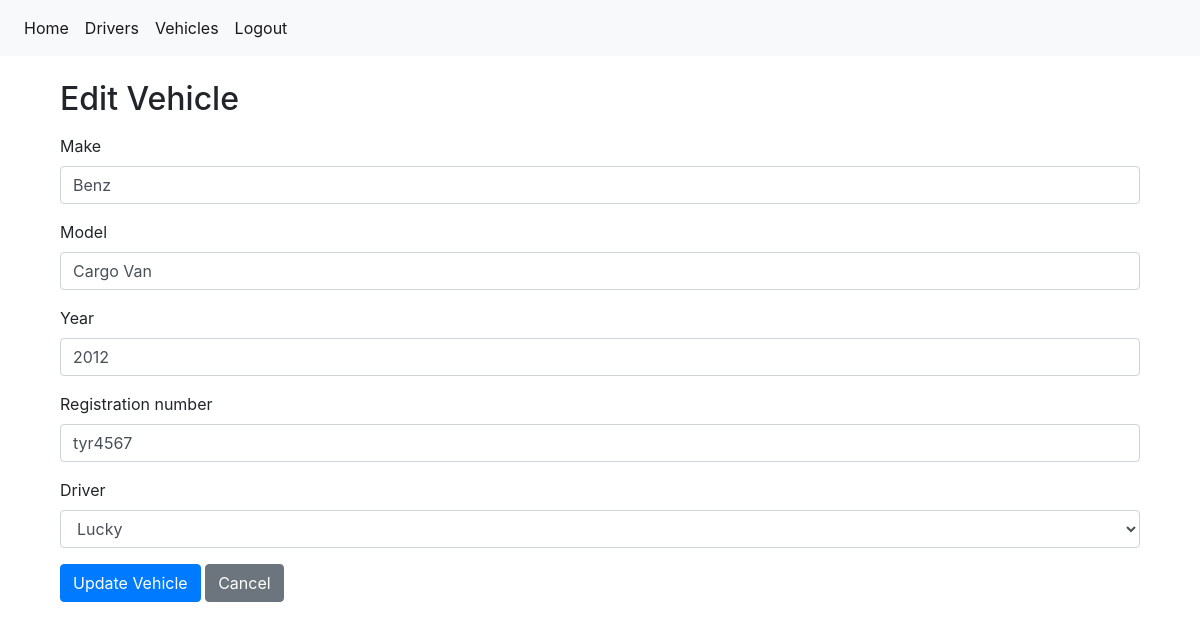
/vehicles/vehicles/2/edit/ (signed in), run on the app's committed database.
### vehicles/models.py (models this page shows, shortened)
class Vehicle(models.Model):
    make = models.CharField(max_length=100)
    model = models.CharField(max_length=100)
    year = models.IntegerField()
    registration_number = models.CharField(max_length=50)
    driver = models.ForeignKey(Driver, on_delete=models.SET_NULL, null=True)

### vehicles/views.py (the view)
# urls.py: path("vehicles/<int:id>/edit/", views.vehicle_update, name="vehicle_update"),
def vehicle_update(request, id):
    vehicle = Vehicle.objects.get(id=id)
    form = VehicleForm(request.POST or None, instance=vehicle)
    if form.is_valid():
        form.save()
        return redirect("vehicle_list")
    return render(
        request, "vehicles/vehicle_form.html", {"form": form, "vehicle": vehicle}
    )

### vehicles/forms.py
class VehicleForm(forms.ModelForm):
    class Meta:
        model = Vehicle
        fields = ["make", "model", "year", "registration_number", "driver"]

### drivers/models.py (called while the page is built)
    def __str__(self):
        return self.name

### vehicles/templates/vehicles/vehicle_form.html (shortened to what this page needs)
{% extends 'base.html' %}
{% load widget_tweaks %}
{% block content %}
<div class="container">
    <h2>{% if vehicle %}Edit Vehicle{% else %}Add Vehicle{% endif %}</h2>
    <form method="post" class="mt-3">
        {% for field in form %}
            <div class="form-group">
                <label for="{{ field.id_for_label }}">{{ field.label }}</label>
                {% if field.errors %}
                    {{ field|add_class:'form-control is-invalid' }}
                    <div class="invalid-feedback">
                        {% for error in field.errors %}
                            {{ error }}
                        {% endfor %}
                    </div>
                {% else %}
                    {{ field|add_class:'form-control' }}
                {% endif %}
            </div>
        {% endfor %}
        <button type="submit" class="btn btn-primary">{% if vehicle %}Update{% else %}Add{% endif %} Vehicle</button>
        <a href="{% url 'vehicle_list' %}" class="btn btn-secondary">Cancel</a>
    </form>
</div>
{% endblock %}

### data on the page
Vehicle: form "Benz" "Cargo Van" "2012" "tyr4567" "Lucky"

### other printed values
{{ field.label }} "Make" "Model" "Year" "Registration number" "Driver"
